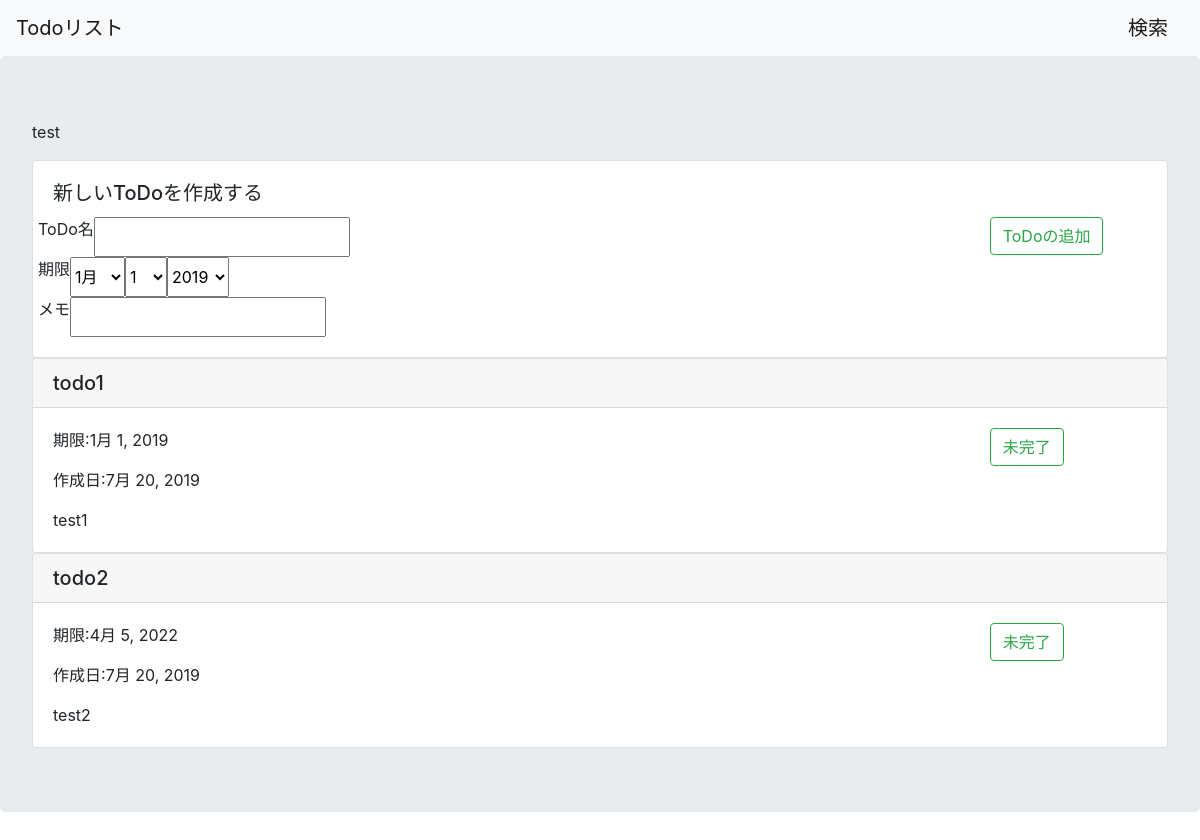
Page /list/1 on the earlier database version.
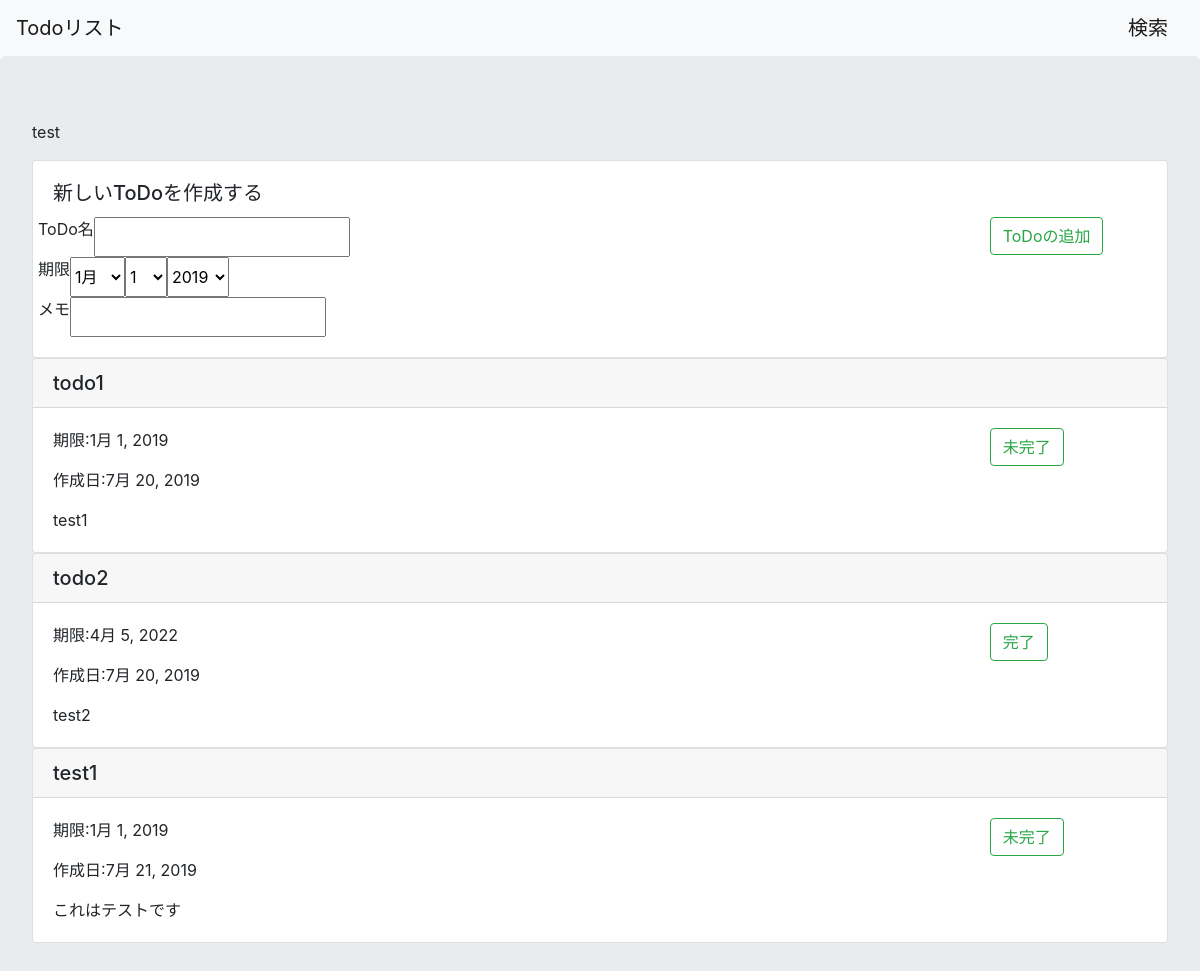
Same page on the later database version.
### todo/models.py (models this page shows)
class List(models.Model):
    title = models.CharField(max_length=200)
    create_date = models.DateField(default=timezone.now)

class Task(models.Model):
    title = models.CharField(max_length=200)
    text = models.TextField()
    create_date = models.DateField(default=timezone.now)
    deadline_date = models.DateField(blank=True, null=True)
    completed = models.BooleanField(default=False)
    list = models.ForeignKey(List, on_delete=models.CASCADE)

### todo/views.py (the view, shortened to what this page needs)
# urls.py: path('list/<int:list_id>', views.list, name="list"),
def list(request, list_id):
    listdata = List.objects.get(id=list_id)
    taskdata = Task.objects.filter(list=listdata)
    form = TaskForm(request.POST or None)
    for t in taskdata:
        if str(t.id) in request.POST:
            if t.completed:
                t.completed = False
            elif not t.completed:
                t.completed = True
            t.save()
    params = {
        'id': list_id,
        'listdata': listdata,
        'taskdata': taskdata,
        'form': form,
    }
    return render(request, 'todo/list.html', params)

### todo/forms.py
class TaskForm(forms.Form):
    title = forms.CharField(max_length=30)
    deadline_date = forms.DateField(widget=forms.SelectDateWidget)
    text = forms.CharField(max_length=1000)

### todo/templates/todo/list.html (shortened to what this page needs)
{% extends "todo/base.html" %}
{% block content %}
<div class="jumbotron">
    <p>{{listdata.title}}</p>
    <form method = "post">
        <div class="card">
            <div class="card-body">
                <h5 class="card-title">新しいToDoを作成する</h5>
                    <div class = "row">
                        <div class = "col-10">
                            <div class = "row">
                                <p>ToDo名</p>
                                {{form.title}}
                            </div>
                            <div class = "row">
                                <p>期限</p>
                                {{form.deadline_date}}
                            </div>
                            <div class = "row">
                                <p>メモ</p>
                                {{form.text}}
                            </div>
                        </div>
                        <div class = "col-2">
                            <button class="btn btn-outline-success my-2 my-sm-0" type="submit" name="submit">ToDoの追加</button>
                        </div>
                    </div>
            </div>
        </div>
    </form>
    {% if not taskdata %}
        <p>登録されたToDoはございません</p>
    {% else %}
        {% for i in taskdata %}
        <div class="card">
            <h5 class="card-header">{{i.title}}</h5>
            <div class="card-body">
                <div class = "row">
                    <div class = "col-10">
                        <p class="card-text">期限:{{i.deadline_date}}</p>
                        <p class="card-text">作成日:{{i.create_date}}</p>
                        <p class="card-text">{{i.text}}</p>
                    </div>
                    <div class = "col-2">
                        <form method = "post">
                            <button class="btn btn-outline-success my-2 my-sm-0" type="submit" name={{i.id}}>
                                {% if i.completed %}
                                    完了
                                {% else %}
                                    未完了
                                {% endif %}
                            </button>
                        </form>
                    </div>
                </div>
            </div>
        </div>
        {% endfor %}
    {% endif %}
</div>
{% endblock %}

### todo/templates/todo/base.html (shortened to what this page needs)
<!DOCTYPE html>
<html>
<head>
    <link rel="stylesheet" href="https://stackpath.bootstrapcdn.com/bootstrap/4.3.1/css/bootstrap.min.css">
</head>
<body>
<nav class="navbar navbar-light bg-light">
<a class="navbar-brand" href="{% url 'todo:index' %}">Todoリスト</a>
<a class="navbar-brand" href="{% url 'todo:search' %}">検索</a>
</nav>
<main>
{% block content %}
{% endblock %}
</main>
</body>
</html>

Differences in the rows shown:
changed Task "todo2": completed "未完了" → "完了"
added Task: title "test1", deadline_date "1月 1, 2019", create_date "7月 21, 2019", text "これはテストです", completed "未完了"
